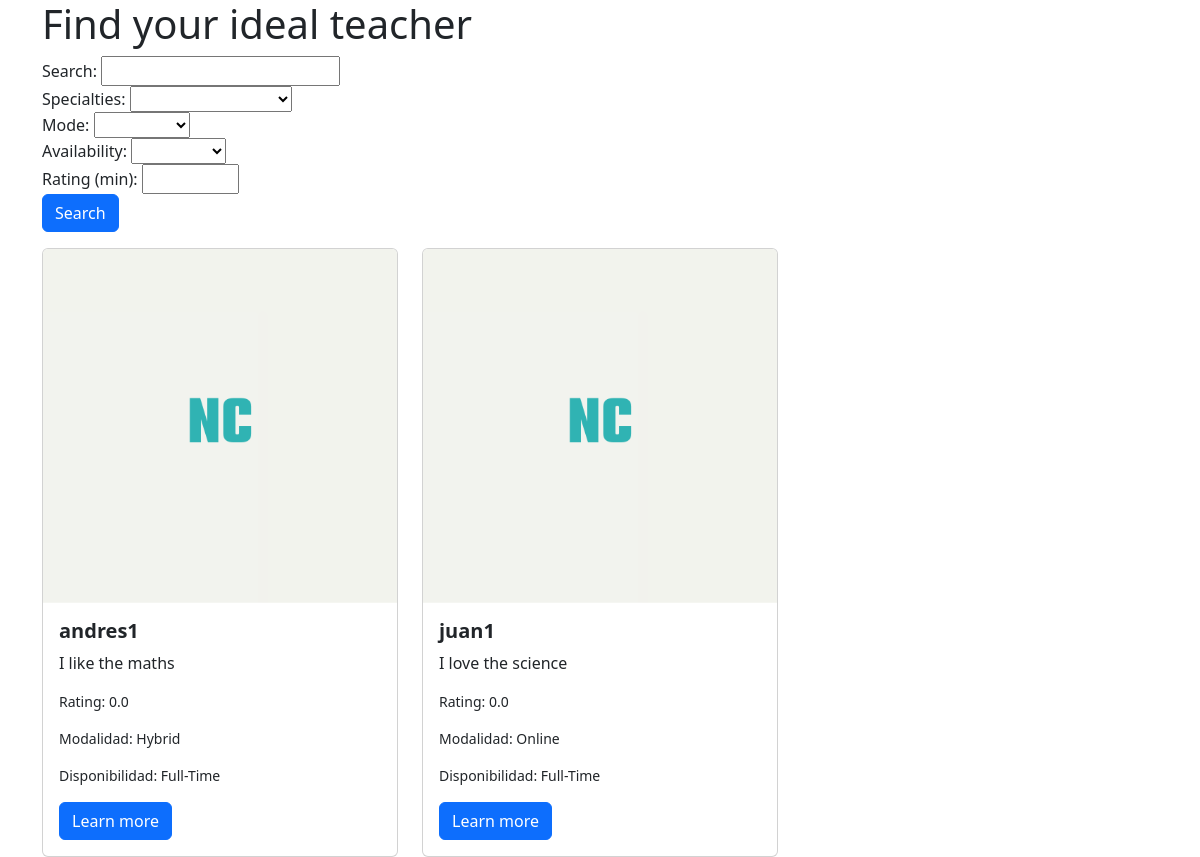
Screenshot of /teachers/ with the database file from the repository.
### users/models.py (models this page shows)
class Teacher(models.Model):
    user = models.OneToOneField(User, on_delete=models.CASCADE)
    specialties = models.CharField(
        max_length=50,
        choices=Specialties.choices
    )
    biography = models.TextField()
    average_rating = models.FloatField(default=0.0)
    availability = models.CharField(
        max_length=50,
        choices=Availability.choices
    )
    mode = models.CharField(
        max_length=50,
        choices=Mode.choices
    )

class User(models.Model):
    user_id = models.AutoField(primary_key=True)
    name = models.CharField(max_length=255)
    username = models.CharField(max_length=150, unique=True)
    email = models.EmailField(unique=True)
    password = models.CharField(max_length=128)
    user_type = models.CharField(
        max_length=10,
        choices=UserType.choices
    )
    registration_date = models.DateTimeField(auto_now_add=True)
    profile_picture = models.ImageField(upload_to='profile_photos/', default='profile_photos/default_profile.png', null=True, blank=True)
    address = models.CharField(max_length=255, null=True, blank=True)
    profile_complete = models.BooleanField(default=False)

### search/views.py (the view, shortened to what this page needs)
# urls.py: path('teachers/', views.teachers, name='teachers'),
def teachers(request):
    searchTeacher = request.GET.get('searchTeacher', '')
    specialties_filter = request.GET.get('specialties', '')
    mode_filter = request.GET.get('mode', '')
    availability_filter = request.GET.get('availability', '')
    rating_filter = request.GET.get('rating', '')
    filters = Q()
    if specialties_filter:
        filters &= Q(specialties=specialties_filter)
    if mode_filter:
        filters &= Q(mode=mode_filter)
    if availability_filter:
        filters &= Q(availability=availability_filter)
    if rating_filter:
        filters &= Q(average_rating__gte=float(rating_filter))
    teachers = Teacher.objects.filter(filters)
    return render(request, 'teachers.html', {
        'teachers': teachers,
        'specialties': Specialties.choices,
        'modes': Mode.choices,
        'availabilities': Availability.choices
    })

### search/templates/teachers.html (shortened to what this page needs)
{% extends 'base.html' %}
{% block content %}
<!DOCTYPE html>
<html lang="en">
<head>
</head>
<body>
    <h1>Find your ideal teacher</h1>
    <form method="GET" action="{% url 'teachers' %}">
        <div>
            <label for="searchTeacher">Search: </label>
            <input type="text" id="searchTeacher" name="searchTeacher" value="{{ request.GET.searchTeacher }}">
        </div>
        <div>
            <label for="specialties">Specialties:</label>
            <select id="specialties" name="specialties">
                <option value=""></option>
                {% for key, value in specialties %}
                    <option value="{{ key }}" {% if request.GET.specialties == key %}selected{% endif %}>{{ value }}</option>
                {% endfor %}
            </select>
        </div>
        <div>
            <label for="mode">Mode:</label>
            <select id="mode" name="mode">
                <option value=""></option>
                {% for key, value in modes %}
                    <option value="{{ key }}" {% if request.GET.mode == key %}selected{% endif %}>{{ value }}</option>
                {% endfor %}
            </select>
        </div>
        <div>
            <label for="availability">Availability:</label>
            <select id="availability" name="availability">
                <option value=""></option>
                {% for key, value in availabilities %}
                    <option value="{{ key }}" {% if request.GET.availability == key %}selected{% endif %}>{{ value }}</option>
                {% endfor %}
            </select>
        </div>
        <div>
            <label for="rating">Rating (min):</label>
            <input type="number" id="rating" name="rating" min="0" max="5" step="0.1" value="{{ request.GET.rating }}">
        </div>
        <button type="submit" class="btn btn-primary">Search</button>
    </form>
    <div class="row row-cols-1 row-cols-md-3 g-4">
        {% for teacher in teachers %}
        <div class="col">
            <div class="card">
                <img class="card-img-top" src="{{ teacher.user.profile_picture.url }}" alt="{{ teacher.user.username }}">
                <div class="card-body">
                    <h5 class="card-title fw-bold">{{ teacher.user.username }}</h5>
                    <p class="card-text">{{ teacher.biography }}</p>
                    <p class="card-text"><small>Rating: {{ teacher.average_rating }}</small></p>
                    <p class="card-text"><small>Modalidad: {{ teacher.get_mode_display }}</small></p>
                    <p class="card-text"><small>Disponibilidad: {{ teacher.get_availability_display }}</small></p>
                    <a href="{% url 'teachers_detail' teacher.id %}" class="btn btn-primary">Learn more</a>
                </div>
            </div>
        </div>
        {% endfor %}
    </div>
</body>
</html>
{% endblock content %}

### rows the page displays
Teacher: user.profile_picture (placeholder picture), user.username "andres1", biography "I like the maths", average_rating "0.0", mode "Hybrid", availability "Full-Time"
Teacher: user.profile_picture (placeholder picture), user.username "juan1", biography "I love the science", average_rating "0.0", mode "Online", availability "Full-Time"
